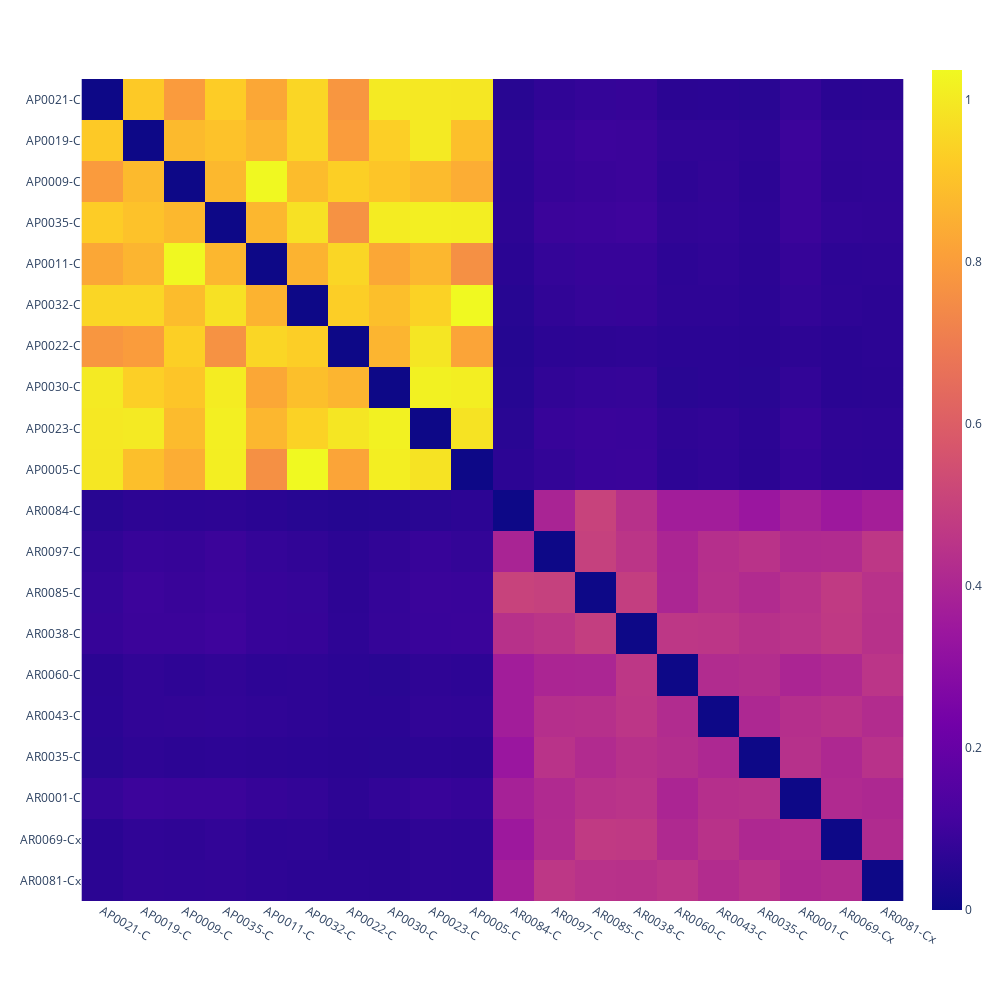

Notebook cell for this chart:
### Code cell
px.imshow(fr_ao_ibd1_df, width = 1000, height = 1000)

### Figure 1 — Plotly figure (JSON) as saved in the notebook; plotly's stock layout.template omitted (floating-point values rounded to 4 significant figures; data arrays with more than 128 entries replaced by an {"elided": "..."} marker saying what was removed)
{"data": [{"coloraxis": "coloraxis", "hovertemplate": "x: %{x}<br>y: %{y}<br>color: %{z}<extra></extra>", "name": "0", "type": "heatmap", "x": ["AP0021-C", "AP0019-C", "AP0009-C", "AP0035-C", "AP0011-C", "AP0032-C", "AP0022-C", "AP0030-C", "AP0023-C", "AP0005-C", "AR0084-C", "AR0097-C", "AR0085-C", "AR0038-C", "AR0060-C", "AR0043-C", "AR0035-C", "AR0001-C", "AR0069-Cx", "AR0081-Cx"], "xaxis": "x", "y": ["AP0021-C", "AP0019-C", "AP0009-C", "AP0035-C", "AP0011-C", "AP0032-C", "AP0022-C", "AP0030-C", "AP0023-C", "AP0005-C", "AR0084-C", "AR0097-C", "AR0085-C", "AR0038-C", "AR0060-C", "AR0043-C", "AR0035-C", "AR0001-C", "AR0069-Cx", "AR0081-Cx"], "yaxis": "y", "z": {"elided": "20x20 float values"}}], "layout": {"coloraxis": {"colorscale": [[0, "#0d0887"], [0.1111, "#46039f"], [0.2222, "#7201a8"], [0.3333, "#9c179e"], [0.4444, "#bd3786"], [0.5556, "#d8576b"], [0.6667, "#ed7953"], [0.7778, "#fb9f3a"], [0.8889, "#fdca26"], [1, "#f0f921"]]}, "height": 1000, "margin": {"t": 60}, "width": 1000, "xaxis": {"anchor": "y", "autorange": true, "constrain": "domain", "domain": [0, 1], "range": [-0.5, 19.5], "scaleanchor": "y", "type": "category"}, "yaxis": {"anchor": "x", "autorange": true, "constrain": "domain", "domain": [0.02209, 0.9779], "range": [19.5, -0.5], "type": "category"}}}
